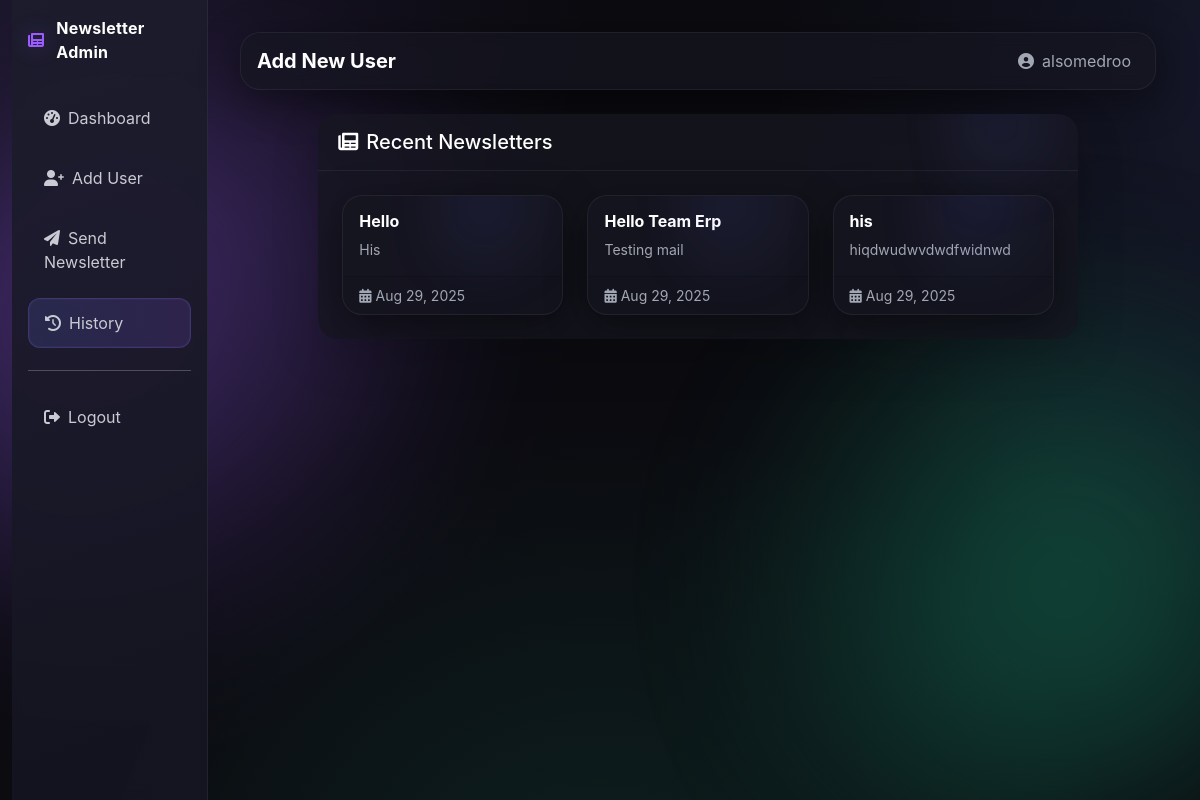
Page /newsletter/history/ (signed in) on the earlier database version.
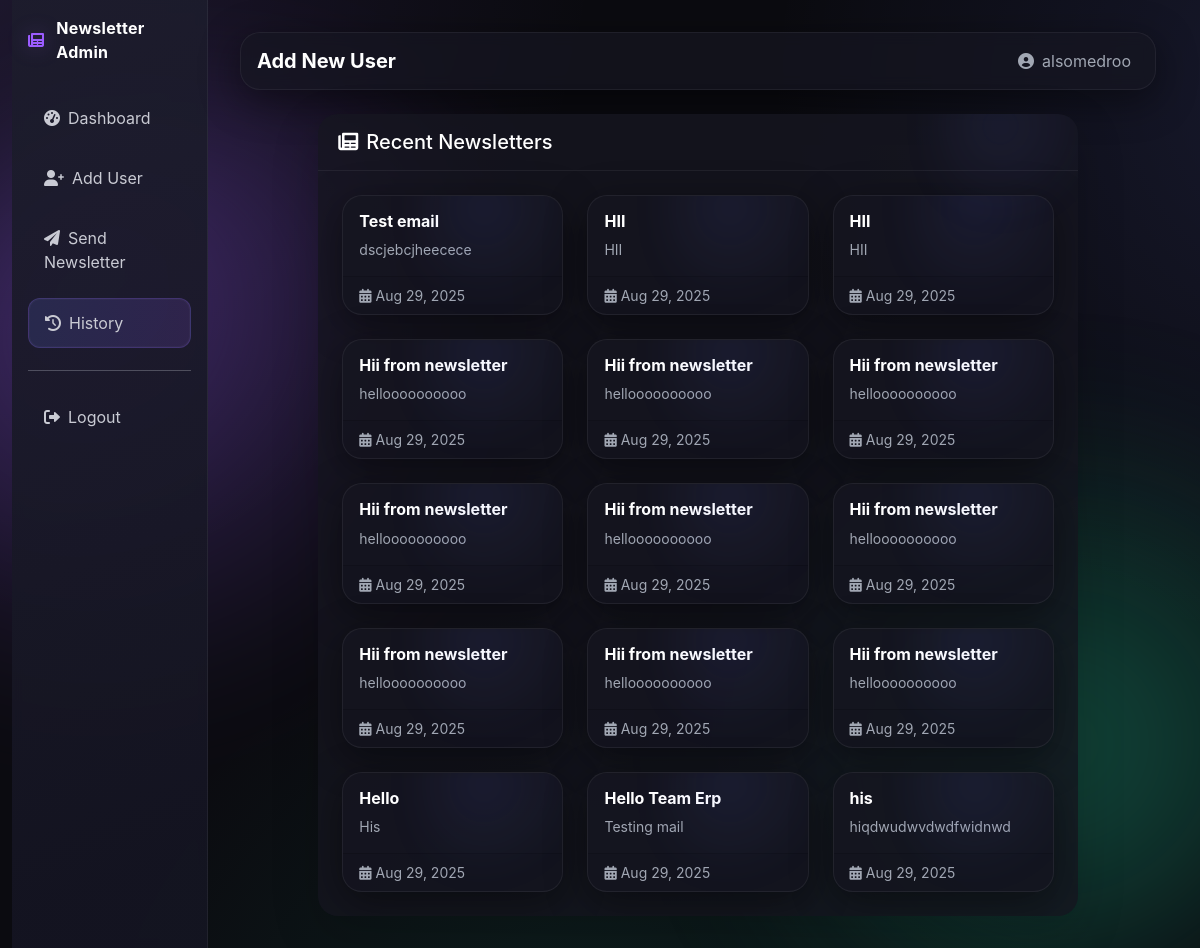
Same page on the later database version.
### newsletter/models.py (models this page shows, shortened)
class Newsletter(models.Model):
    title = models.CharField(max_length=200)
    description = models.TextField()
    created_at = models.DateTimeField(auto_now_add=True)
    sent_at = models.DateTimeField(auto_now_add=True)
    class Meta:
        ordering = ['-created_at']

### newsletter/views.py (the view)
# urls.py: path('history/', views.newsletter_history, name='history'),
@user_passes_test(is_admin)
def newsletter_history(request):
    newsletters = Newsletter.objects.all()
    return render(request, 'newsletter/history.html', {'newsletters': newsletters})

### newsletter/views.py (called while the page is built)
def is_admin(user):
    return user.is_authenticated and user.is_superuser

### templates/newsletter/history.html (shortened to what this page needs)
{% extends 'newsletter/base.html' %}
{% block page_title %}Add New User{% endblock %}
{% block content %}
<div class="row justify-content-center">
    <div class="col-lg-10">
        <div class="card shadow-lg border-0 glass-card">
            <div class="card-header bg-gradient-dark text-white rounded-top">
                <h5 class="mb-0">
                    <i class="fas fa-newspaper me-2"></i>Recent Newsletters
                </h5>
            </div>
            <div class="card-body p-4">
                {% if newsletters %}
                    <div class="row g-4">
                        {% for newsletter in newsletters %}
                            <div class="col-md-6 col-lg-4">
                                <div class="card h-100 newsletter-card text-white">
                                    <div class="card-body">
                                        <h6 class="card-title fw-bold">{{ newsletter.title }}</h6>
                                        <p class="card-text small text-muted">
                                            {{ newsletter.description|truncatewords:15 }}
                                        </p>
                                    </div>
                                    <div class="card-footer d-flex justify-content-between small text-muted">
                                        <span><i class="fas fa-calendar-alt me-1"></i>{{ newsletter.created_at|date:"M d, Y" }}</span>
                                    </div>
                                </div>
                            </div>
                        {% endfor %}
                    </div>
                {% else %}
                    <p class="text-muted mb-0">
                        <i class="fas fa-info-circle me-2"></i>No newsletters created yet.
                    </p>
                {% endif %}
            </div>
        </div>
    </div>
</div>
{% endblock %}

### templates/newsletter/base.html (shortened to what this page needs)
<!DOCTYPE html>
<html lang="en">
<head>
  <link href="https://cdn.jsdelivr.net/npm/bootstrap@5.1.3/dist/css/bootstrap.min.css" rel="stylesheet"/>
  <link href="https://cdnjs.cloudflare.com/ajax/libs/font-awesome/6.0.0/css/all.min.css" rel="stylesheet"/>
</head>
<body>
  <div class="bg-animated" aria-hidden="true"></div>
  <div class="container-fluid">
    <div class="row g-0">
      <div class="col-lg-2 col-md-3 sidebar p-3">
        <div class="brand mb-4">
          <i class="fas fa-newspaper"></i>
          <span>Newsletter Admin</span>
        </div>
        <nav class="nav flex-column">
          <a class="nav-link {% if request.resolver_match.url_name == 'dashboard' %}active{% endif %}"
             href="{% url 'newsletter:dashboard' %}">
            <i class="fas fa-tachometer-alt me-2"></i>Dashboard
          </a>
          <a class="nav-link {% if request.resolver_match.url_name == 'add_user' %}active{% endif %}"
             href="{% url 'newsletter:add_user' %}">
            <i class="fas fa-user-plus me-2"></i>Add User
          </a>
          <a class="nav-link {% if request.resolver_match.url_name == 'send_newsletter' %}active{% endif %}"
             href="{% url 'newsletter:send_newsletter' %}">
            <i class="fas fa-paper-plane me-2"></i>Send Newsletter
          </a>
          <a class="nav-link {% if request.resolver_match.url_name == 'history' %}active{% endif %}"
             href="{% url 'newsletter:history' %}">
            <i class="fas fa-history me-2"></i>History
          </a>
          <hr/>
          <a class="nav-link" href="/admin/logout/">
            <i class="fas fa-sign-out-alt me-2"></i>Logout
          </a>
        </nav>
      </div>
      <div class="col-lg-10 col-md-9 main-content">
        <div class="row mb-4">
          <div class="col">
            <nav class="navbar navbar-expand-lg px-3">
              <div class="container-fluid px-0">
                <span class="navbar-brand mb-0 h1">
                  {% block page_title %}Newsletter Dashboard{% endblock %}
                </span>
                <div class="navbar-nav ms-auto">
                  <span class="nav-link">
                    <i class="fas fa-user-circle me-2"></i>{{ user.get_full_name|default:user.username }}
                  </span>
                </div>
              </div>
            </nav>
          </div>
        </div>
        {% block content %}{% endblock %}
      </div>
    </div>
  </div>
</body>
</html>

### templates/newsletter/base.html (style rules this page uses)
:root { --bg: #0b0b10; --panel: rgba(22,22,33,0.78); --panel-solid:#161621; --text:#e8eaf1; --muted:#a1a7b3; --primary-1:#6d7cff; --primary-2:#9b5cff; --success-1:#1ec997; --success-2:#49f3c7; --danger-1:#ff6a6a; --danger-2:#ff9bd5; --warning:#ffc861; --card-border:#2a2f3a; --shadow: 0 10px 40px rgba(0,0,0,0.45); --radius-xl: 20px; --radius-lg: 16px; --radius-md: 12px; --speed: .45s; }
html,body { height:100%; background: var(--bg); color: var(--text); font-family: Inter, ui-sans-serif, -apple-system, Segoe UI, Roboto, Helvetica, Arial, sans-serif; }
.bg-animated { position: fixed; inset: 0; z-index: 0; background: radial-gradient(1200px 1200px at -10% -10%, rgba(157,108,255,0.15), transparent 60%), radial-gradient(1000px 1000px at 110% 10%, rgba(109,124,255,0.12), transparent 55%), radial-gradient(900px 900px at 50% 120%, rgba(30,201,151,0.12), transparent 60%), linear-gradient(180deg, #0b0b10 0%, #0b0b10 100%); overflow: hidden; }
.bg-animated::before, .bg-animated::after { content:""; position:absolute; width: 700px; height: 700px; border-radius: 50%; filter: blur(70px); opacity:.35; animation: floaty 24s ease-in-out infinite; pointer-events:none; }
.bg-animated::before { left:-10%; top:10%; background: radial-gradient(circle at 30% 30%, var(--primary-2), transparent 60%); }
.bg-animated::after { right:-12%; bottom:-8%; background: radial-gradient(circle at 60% 60%, var(--success-1), transparent 60%); animation-delay: 6s; }
.container-fluid { position: relative; z-index: 1; }
.sidebar { min-height: 100vh; background: linear-gradient(160deg, rgba(29,29,45,0.92) 0%, rgba(21,21,34,0.92) 90%); border-right: 1px solid rgba(255,255,255,0.06); backdrop-filter: blur(6px); position: sticky; top:0; }
.main-content { min-height: 100vh; padding: 2rem; }
.brand { display:flex; align-items:center; gap:.75rem; color:#fff; font-weight: 700; letter-spacing:.3px; }
.brand i { color: var(--primary-2); filter: drop-shadow(0 0 10px rgba(155,92,255,.25)); }
.sidebar .nav-link { color: var(--text) !important; opacity:.85; border-radius: var(--radius-md); margin: 6px 0; padding: .75rem 1rem; position: relative; overflow: hidden; transition: transform var(--speed), opacity .2s, background-color .2s; }
.sidebar .nav-link:before { content:""; position:absolute; inset:0; background: radial-gradient(120px 120px at var(--mx,20%) var(--my,50%), rgba(109,124,255,.18), transparent 60%); transition: opacity .25s; opacity:0; }
.sidebar .nav-link.active { background: linear-gradient(90deg, rgba(109,124,255,.18), rgba(155,92,255,.18)); border: 1px solid rgba(149,114,252,0.25); box-shadow: inset 0 0 0 1px rgba(255,255,255,0.03); }
.navbar { background: rgba(22,22,33,0.7) !important; color: var(--text); border: 1px solid rgba(255,255,255,0.06); border-radius: var(--radius-xl); backdrop-filter: blur(8px); box-shadow: var(--shadow); }
.navbar .navbar-brand { color:#fff !important; font-weight: 700; }
.navbar .nav-link { color: var(--muted) !important; }
.card { background: var(--panel); color: var(--text); border-radius: var(--radius-xl); border: 1px solid rgba(255,255,255,0.06); box-shadow: var(--shadow); position: relative; overflow: hidden; transition: transform var(--speed), box-shadow var(--speed), border-color var(--speed); }
.card::before { content:""; position:absolute; inset:-2px; border-radius: inherit; padding:1px; background: linear-gradient(140deg, rgba(109,124,255,.35), rgba(155,92,255,.15), rgba(30,201,151,.18)); -webkit-mask: linear-gradient(#000 0 0) content-box, linear-gradient(#000 0 0); -webkit-mask-composite: xor; mask-composite: exclude; pointer-events:none; }
.card::after { content:""; position:absolute; width:160px;height:160px; background: radial-gradient(circle at 30% 30%, rgba(109,124,255,.25), transparent 60%); filter: blur(30px); top:-40px; right:-30px; opacity:.45; transition: transform var(--speed), opacity var(--speed); pointer-events:none; }
.card-header { background: transparent; border-bottom: 1px solid rgba(255,255,255,0.06); padding: 1rem 1.25rem; }
.form-text, .text-muted { color: var(--muted) !important; }
hr { border-color: rgba(255,255,255,0.06); }

Differences in the rows shown:
added Newsletter: title "Test email", description "dscjebcjheecece", created_at "Aug 29, 2025"
added Newsletter: title "HII", description "HII", created_at "Aug 29, 2025"
added Newsletter: title "HII", description "HII", created_at "Aug 29, 2025"
added Newsletter: title "Hii from newsletter", description "helloooooooooo", created_at "Aug 29, 2025"
added Newsletter: title "Hii from newsletter", description "helloooooooooo", created_at "Aug 29, 2025"
added Newsletter: title "Hii from newsletter", description "helloooooooooo", created_at "Aug 29, 2025"
added Newsletter: title "Hii from newsletter", description "helloooooooooo", created_at "Aug 29, 2025"
added Newsletter: title "Hii from newsletter", description "helloooooooooo", created_at "Aug 29, 2025"
added Newsletter: title "Hii from newsletter", description "helloooooooooo", created_at "Aug 29, 2025"
added Newsletter: title "Hii from newsletter", description "helloooooooooo", created_at "Aug 29, 2025"
added Newsletter: title "Hii from newsletter", description "helloooooooooo", created_at "Aug 29, 2025"
added Newsletter: title "Hii from newsletter", description "helloooooooooo", created_at "Aug 29, 2025"
